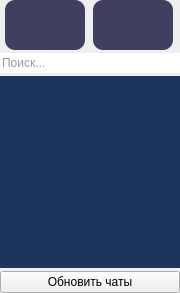
             <widget class="QWidget" name="widget" native="true">
              <property name="sizePolicy">
               <sizepolicy hsizetype="Expanding" vsizetype="Expanding">
                <horstretch>0</horstretch>
                <verstretch>0</verstretch>
               </sizepolicy>
              </property>
              <property name="minimumSize">
               <size>
                <width>180</width>
                <height>0</height>
               </size>
              </property>
              <property name="maximumSize">
               <size>
                <width>180</width>
                <height>16777215</height>
               </size>
              </property>
              <layout class="QVBoxLayout" name="verticalLayout_9">
               <property name="spacing">
                <number>0</number>
               </property>
               <property name="leftMargin">
                <number>0</number>
               </property>
               <property name="topMargin">
                <number>0</number>
               </property>
               <property name="rightMargin">
                <number>0</number>
               </property>
               <property name="bottomMargin">
                <number>0</number>
               </property>
               <item>
                <layout class="QVBoxLayout" name="verticalLayout_3">
                 <property name="spacing">
                  <number>3</number>
                 </property>
                 <property name="sizeConstraint">
                  <enum>QLayout::SetNoConstraint</enum>
                 </property>
                 <item>
                  <layout class="QHBoxLayout" name="horizontalLayout_6">
                   <property name="spacing">
                    <number>3</number>
                   </property>
                   <item>
                    <widget class="QPushButton" name="add_button">
                     <property name="sizePolicy">
                      <sizepolicy hsizetype="Minimum" vsizetype="Fixed">
                       <horstretch>0</horstretch>
                       <verstretch>0</verstretch>
                      </sizepolicy>
                     </property>
                     <property name="minimumSize">
                      <size>
                       <width>80</width>
                       <height>50</height>
                      </size>
                     </property>
                     <property name="maximumSize">
                      <size>
                       <width>80</width>
                       <height>16777215</height>
                      </size>
                     </property>
                     <property name="styleSheet">
                      <string notr="true">QPushButton:enabled
{
				  image: url(:/Resources/search.png);
                background: #3f3f60;
                min-width: 70px;
                min-height:40px;
                border-radius: 10px;
                padding: 5px;
                outline: 0px;
}

QPushButton:hover
{
                background: #3D3D5A;
}

QPushButton:pressed
{
           background: #585879;
}</string>
                     </property>
                     <property name="text">
                      <string/>
                     </property>
                    </widget>
                   </item>
                   <item>
                    <widget class="QPushButton" name="update_current_chat_button">
                     <property name="sizePolicy">
                      <sizepolicy hsizetype="Minimum" vsizetype="Fixed">
                       <horstretch>0</horstretch>
                       <verstretch>0</verstretch>
                      </sizepolicy>
                     </property>
                     <property name="minimumSize">
                      <size>
                       <width>80</width>
                       <height>50</height>
                      </size>
                     </property>
                     <property name="maximumSize">
                      <size>
                       <width>80</width>
                       <height>16777215</height>
                      </size>
                     </property>
                     <property name="styleSheet">
                      <string notr="true"> 
QPushButton:enabled
{
				  image: url(:/Resources/update_icon.png);
                background: #3f3f60;
                min-width: 70px;
                min-height: 40px;
                border-radius: 10px;
                padding: 5px;
                outline: 0px;
				border-width: 0px;
					
	border-color: rgb(115, 210, 22);
}

QPushButton:hover
{
                background: #3D3D5A;
}

QPushButton:pressed
{
           background: #585879;
}</string>
                     </property>
                     <property name="text">
                      <string/>
                     </property>
                    </widget>
                   </item>
                  </layout>
                 </item>
                 <item>
                  <layout class="QVBoxLayout" name="verticalLayout_5">
                   <property name="spacing">
                    <number>3</number>
                   </property>
                   <property name="sizeConstraint">
                    <enum>QLayout::SetNoConstraint</enum>
                   </property>
                   <item>
                    <widget class="QLineEdit" name="add_line">
                     <property name="sizePolicy">
                      <sizepolicy hsizetype="Expanding" vsizetype="Fixed">
                       <horstretch>0</horstretch>
                       <verstretch>0</verstretch>
                      </sizepolicy>
                     </property>
                     <property name="minimumSize">
                      <size>
                       <width>180</width>
                       <height>20</height>
                      </size>
                     </property>
                     <property name="maximumSize">
                      <size>
                       <width>180</width>
                       <height>16777215</height>
                      </size>
                     </property>
                     <property name="styleSheet">
                      <string notr="true">
QLineEdit
{
		font: 10pt &quot;Open Sans&quot;;
		color: rgb(46, 52, 54);
        min-height: 20px;
        border: 0px;
		 background-color: white;
}

QLineEdit:focus
{
		 color: rgb(46, 52, 54);
        border:0px;
}
</string>
                     </property>
                     <property name="maxLength">
                      <number>20</number>
                     </property>
                     <property name="placeholderText">
                      <string>Поиск...</string>
                     </property>
                    </widget>
                   </item>
                   <item>
                    <widget class="QListWidget" name="contacts">
                     <property name="sizePolicy">
                      <sizepolicy hsizetype="Expanding" vsizetype="Expanding">
                       <horstretch>0</horstretch>
                       <verstretch>0</verstretch>
                      </sizepolicy>
                     </property>
                     <property name="minimumSize">
                      <size>
                       <width>180</width>
                       <height>0</height>
                      </size>
                     </property>
                     <property name="maximumSize">
                      <size>
                       <width>180</width>
                       <height>16777215</height>
                      </size>
                     </property>
                     <property name="focusPolicy">
                      <enum>Qt::NoFocus</enum>
                     </property>
                     <property name="styleSheet">
                      <string notr="true">font: 11pt &quot;Open Sans Light&quot;;
background-color: rgb(28, 53, 92);
color: rgb(211, 215, 207);</string>
                     </property>
                     <property name="frameShape">
                      <enum>QFrame::NoFrame</enum>
                     </property>
                     <property name="verticalScrollBarPolicy">
                      <enum>Qt::ScrollBarAlwaysOff</enum>
                     </property>
                     <property name="horizontalScrollBarPolicy">
                      <enum>Qt::ScrollBarAlwaysOff</enum>
                     </property>
                    </widget>
                   </item>
                   <item>
                    <widget class="QPushButton" name="update_chats_button">
                     <property name="text">
                      <string>Обновить чаты</string>
                     </property>
                    </widget>
                   </item>
                  </layout>
                 </item>
                </layout>
               </item>
              </layout>
             </widget>
